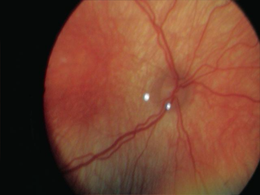
%> input picture lib/Dijkstra_segmentation/frame.png, 260 x 195 px, shrunk from 640 x 480 before the run
$ octave dijkstra_segmentation_script.m   (GNU Octave 9; MATLAB toolbox functions it lacks are replaced by stand-ins)
%> lines starting %> are read from the running program, lines starting %| are printed output that depends on the picture; in (x1, y1, x2, y2) boxes, pixels count from 0 and x2, y2 are one past the last pixel; in counts of white or black regions, pixels touching at a corner belong together; the program's own positions count from 1
### Dijkstra_segmentation/preprocess_frame.m
function [C,H,B] = preprocess_frame(I,opt)
%CODE FOR THE PAPER
%"Exploratory Dijkstra forest based automatic vessel segmentation: applications in video indirect ophthalmoscopy (VIO)",
%R. Estrada, C. Tomasi, M. T. Cabrera, D.K. Wallace, S.F. Freedman, S. Farsiu
%Biomedical Optics Express, 3(2), pp. 327-339. Feb. 2012.
%COPYRIGHT 2012, DUKE UNIVERSITY
%Please contact Rolando Estrada who developed the code under the supervision of Prof. Sina Farsiu and Prof. Carlo Tomasi    if you have questions about the code and dataset.
%restrada@cs.duke.edu
if nargin == 1
    opt = option_defaults;
end
p2 = opt.s1;

P1 = padarray(I,p2);

% Directional local contrast adjustment
C = local_contrast_adjust_green(P1,opt.s1,opt.t1,opt.cf);

% Artificial color removal
C = un_magenta(C,opt.mg1,opt.mg2);

% HSV masking
C2 = imresize(C,0.5);
[H2,B] = remove_retinal_buffer(C2,opt.b,opt.d,opt.r);
H = imresize(H2,2);

C = C((p2(1)+1):(size(C,1)-p2(1)),(p2(2)+1):(size(C,2)-p2(2)),:);
H = H((p2(1)+1):(size(H,1)-p2(1)),(p2(2)+1):(size(H,2)-p2(2)),:);
B = B((p2(1)+1):(size(B,1)-p2(1)),(p2(2)+1):(size(B,2)-p2(2)));

### lib/Dijkstra_segmentation/local_contrast_adjust_green.m
function [L3,M4,M2,L2,L4] = local_contrast_adjust_green(I,s1,t1,f)
%CODE FOR THE PAPER
%"Exploratory Dijkstra forest based automatic vessel segmentation: applications in video indirect ophthalmoscopy (VIO)",
%R. Estrada, C. Tomasi, M. T. Cabrera, D.K. Wallace, S.F. Freedman, S. Farsiu
%Biomedical Optics Express, 3(2), pp. 327-339. Feb. 2012.
%COPYRIGHT 2012, DUKE UNIVERSITY
%Please contact Rolando Estrada who developed the code under the supervision of Prof. Sina Farsiu and Prof. Carlo Tomasi    if you have questions about the code and dataset.
%restrada@cs.duke.edu
if nargin == 1
    s1 = [50,50];
    t1 = 1.15;
    f = 'max';
elseif nargin == 2
    t1 = 1.15;
    f = 'max';
elseif nargin == 3
    f = 'max';
end

if strcmp(f,'max')
    M = medfilt2(I(:,:,2),s1);
    M2 = normalize_image((double(I(:,:,2)) - double(M)),1);
    T = hysthresh_single(M2,t1);
    L2 = uint8(T > 0);
    L2n = uint8(T == 0);
elseif strcmp(f,'min')
    M = medfilt2(I(:,:,2),s1);
    M2 = normalize_image((double(I(:,:,2)) - double(M)),1);
    T = hysthresh_single(M2,t1);
    L2 = I(:,:,2);
    L2(T > 0) = 0;
    L2n = uint8(T == 0);
end

if size(I,3) == 3
    M4 = medfilt2c(I,s1);
else
    M4 = medfilt2(I,s1);
end

L3 = I;
for i = 1:size(L3,3)
    L3(:,:,i) = L2n.*L3(:,:,i);
    M4(:,:,i) = L2.*M4(:,:,i);
    L3(:,:,i) = L3(:,:,i)+M4(:,:,i);
end

L4 = zeros(size(M2));
for i = 1:size(I,1)
    for j = 1:size(I,2)
        if L2(i,j) > 0
            L4(i,j) = M2(i,j);
        end
    end
end

### lib/Dijkstra_segmentation/normalize_image.m
function I = normalize_image(I,k)
%CODE FOR THE PAPER
%"Exploratory Dijkstra forest based automatic vessel segmentation: applications in video indirect ophthalmoscopy (VIO)",
%R. Estrada, C. Tomasi, M. T. Cabrera, D.K. Wallace, S.F. Freedman, S. Farsiu
%Biomedical Optics Express, 3(2), pp. 327-339. Feb. 2012.
%COPYRIGHT 2012, DUKE UNIVERSITY
%Please contact Rolando Estrada who developed the code under the supervision of Prof. Sina Farsiu and Prof. Carlo Tomasi    if you have questions about the code and dataset.
%restrada@cs.duke.edu
if nargin == 1
    k = 255;
end


I = double(I);
I0 = I;
I = I - min(min(I));
if max(max(I)) ~= 0
    I = k*(I./max(max(I)));
else
    I = I0;
end

### lib/Dijkstra_segmentation/median_sans_zeros.m
function m = median_sans_zeros(I)
%CODE FOR THE PAPER
%"Exploratory Dijkstra forest based automatic vessel segmentation: applications in video indirect ophthalmoscopy (VIO)",
%R. Estrada, C. Tomasi, M. T. Cabrera, D.K. Wallace, S.F. Freedman, S. Farsiu
%Biomedical Optics Express, 3(2), pp. 327-339. Feb. 2012.
%COPYRIGHT 2012, DUKE UNIVERSITY
%Please contact Rolando Estrada who developed the code under the supervision of Prof. Sina Farsiu and Prof. Carlo Tomasi    if you have questions about the code and dataset.
%restrada@cs.duke.edu
[i,j,v] = find(I);

if ~isempty(v)
    m = median(v);
else
    m = 0;
end

### lib/Dijkstra_segmentation/hysthresh_single.m
function aboveT1 = hysthresh_single(im, T1)
%CODE FOR THE PAPER
%"Exploratory Dijkstra forest based automatic vessel segmentation: applications in video indirect ophthalmoscopy (VIO)",
%R. Estrada, C. Tomasi, M. T. Cabrera, D.K. Wallace, S.F. Freedman, S. Farsiu
%Biomedical Optics Express, 3(2), pp. 327-339. Feb. 2012.
%COPYRIGHT 2012, DUKE UNIVERSITY
%Please contact Rolando Estrada who developed the code under the supervision of Prof. Sina Farsiu and Prof. Carlo Tomasi    if you have questions about the code and dataset.
%restrada@cs.duke.edu
T1 = median_sans_zeros(im)*T1;
aboveT1 = im > T1;

### lib/Dijkstra_segmentation/medfilt2c.m
function I = medfilt2c(I,n)
%CODE FOR THE PAPER
%"Exploratory Dijkstra forest based automatic vessel segmentation: applications in video indirect ophthalmoscopy (VIO)",
%R. Estrada, C. Tomasi, M. T. Cabrera, D.K. Wallace, S.F. Freedman, S. Farsiu
%Biomedical Optics Express, 3(2), pp. 327-339. Feb. 2012.
%COPYRIGHT 2012, DUKE UNIVERSITY
%Please contact Rolando Estrada who developed the code under the supervision of Prof. Sina Farsiu and Prof. Carlo Tomasi    if you have questions about the code and dataset.
%restrada@cs.duke.edu
if nargin == 1
    n(1) = 3;
    n(2) = 3;
end

for i = 1:size(I,3)
    I(:,:,i) = medfilt2(I(:,:,i),n);
end

### lib/Dijkstra_segmentation/un_magenta.m
function [I,B] = un_magenta(I,hh1,hh2)
%CODE FOR THE PAPER
%"Exploratory Dijkstra forest based automatic vessel segmentation: applications in video indirect ophthalmoscopy (VIO)",
%R. Estrada, C. Tomasi, M. T. Cabrera, D.K. Wallace, S.F. Freedman, S. Farsiu
%Biomedical Optics Express, 3(2), pp. 327-339. Feb. 2012.
%COPYRIGHT 2012, DUKE UNIVERSITY
%Please contact Rolando Estrada who developed the code under the supervision of Prof. Sina Farsiu and Prof. Carlo Tomasi    if you have questions about the code and dataset.
%restrada@cs.duke.edu
if nargin == 1
    hh1 = 0.9;
    hh2 = 0;
end

I = rgb2hsv(I);

B = zeros(size(I,1),size(I,2),'uint8');
for i = 1:size(I,1)
    for j = 1:size(I,2)
        if I(i,j,1) > hh1
            I(i,j,1) = 0;
            B(i,j) = 1;
        elseif I(i,j,1) < hh2
            I(i,j,1) = 0;
            B(i,j) = 1;
        end
    end
end

I = uint8(255*hsv2rgb(I));

### lib/Dijkstra_segmentation/remove_retinal_buffer.m
function [I,B5,B,B2,Ir] = remove_retinal_buffer(I,b,d,r)
%CODE FOR THE PAPER
%"Exploratory Dijkstra forest based automatic vessel segmentation: applications in video indirect ophthalmoscopy (VIO)",
%R. Estrada, C. Tomasi, M. T. Cabrera, D.K. Wallace, S.F. Freedman, S. Farsiu
%Biomedical Optics Express, 3(2), pp. 327-339. Feb. 2012.
%COPYRIGHT 2012, DUKE UNIVERSITY
%Please contact Rolando Estrada who developed the code under the supervision of Prof. Sina Farsiu and Prof. Carlo Tomasi    if you have questions about the code and dataset.
%restrada@cs.duke.edu
if nargin == 1
    b(1) = 0.1;
    b(2) = 0.9;
    b(3) = -1;
    b(4) = 2;
    b(5) = 0.1;
    b(6) = 2;
    d = 1;
    r = 10;
end

Ir = zeros(size(I,1)+(r*2),size(I,2)+(r*2),size(I,3),'uint8');
Ir((r*2+1):size(I,1)+(r*2),(r*2+1):size(I,2)+(r*2),:) = I;
Ir = hue_zero_out(Ir,b(1),b(2),b(3),b(4),b(5),b(6),d);

B = bwperim(Ir(:,:,2) > 0);
B = hue_clean(B);

se = strel('disk',r);
B2 = imdilate(B,se);
B2(B2 > 0) = 1;
B2 = uint8(B2);

B3 = uint8(imfill(B,'holes'));
B3 = uint8(B3 - B2);
B3 = B3((r*2+1):size(I,1)+(r*2),(r*2+1):size(I,2)+(r*2));
B2 = B2((r*2+1):size(I,1)+(r*2),(r*2+1):size(I,2)+(r*2));

B4 = max(max(B2)) - B2;
for i = 1:size(I,3)
    I(:,:,i) = I(:,:,i).*B3;
    I(:,:,i) = I(:,:,i).*B4;
end

B = bwperim(B3);
se3 = strel('disk',2*r);
B5 = imdilate(B,se3);
B5(B5 > 0) = 1;

### lib/Dijkstra_segmentation/hue_zero_out.m
function [I,I2] = hue_zero_out(I,hl,hh,sl,sh,vl,vh,d)
%CODE FOR THE PAPER
%"Exploratory Dijkstra forest based automatic vessel segmentation: applications in video indirect ophthalmoscopy (VIO)",
%R. Estrada, C. Tomasi, M. T. Cabrera, D.K. Wallace, S.F. Freedman, S. Farsiu
%Biomedical Optics Express, 3(2), pp. 327-339. Feb. 2012.
%COPYRIGHT 2012, DUKE UNIVERSITY
%Please contact Rolando Estrada who developed the code under the supervision of Prof. Sina Farsiu and Prof. Carlo Tomasi    if you have questions about the code and dataset.
%restrada@cs.duke.edu
if nargin == 1
    hl = 0.1;
    hh = 0.9;
    sl = 0.25;
    sh = 0.75;
    vl = 0.3;
    vh = 0.9;
    d = 1;
end

I3 = rgb2hsv(I);

I2h = zeros(size(I,1),size(I,2),'uint8');
I2s = zeros(size(I,1),size(I,2),'uint8');
I2v = zeros(size(I,1),size(I,2),'uint8');

if d == 1
    I2h(I3(:,:,1) > hh) = 1;
    I2h(I3(:,:,1) < hl) = 1;
    I2s(I3(:,:,2) > sl) = 1;
    I2s(I3(:,:,2) > sh) = 0;
    I2v(I3(:,:,3) > vl) = 1;
    I2v(I3(:,:,3) > vh) = 0;
    I2 = I2h.*I2s.*I2v;
elseif d == 0
    I2h(I3(:,:,1) > hl) = 1;
    I2h(I3(:,:,1) > hh) = 0;
    I2s(I3(:,:,2) > sl) = 1;
    I2s(I3(:,:,2) > sh) = 0;
    I2v(I3(:,:,3) > vl) = 1;
    I2v(I3(:,:,3) > vh) = 0;
    I2 = I2h.*I2s.*I2v;
end

for i = 1:size(I,3)
    I(:,:,i) = I(:,:,i).*I2;
end


### lib/Dijkstra_segmentation/hue_clean.m
function B = hue_clean(B)
%CODE FOR THE PAPER
%"Exploratory Dijkstra forest based automatic vessel segmentation: applications in video indirect ophthalmoscopy (VIO)",
%R. Estrada, C. Tomasi, M. T. Cabrera, D.K. Wallace, S.F. Freedman, S. Farsiu
%Biomedical Optics Express, 3(2), pp. 327-339. Feb. 2012.
%COPYRIGHT 2012, DUKE UNIVERSITY
%Please contact Rolando Estrada who developed the code under the supervision of Prof. Sina Farsiu and Prof. Carlo Tomasi    if you have questions about the code and dataset.
%restrada@cs.duke.edu
L = bwlabel(B);
p = regionprops(L,'Area');

m = p(1).Area;
mx = 1;
for i = 1:length(p)
    if p(i).Area > m
        mx = i;
        m = p(i).Area;
    end
end

B(L ~= mx) = 0;

### lib/Dijkstra_segmentation/filter_image.m
function G = filter_image(I,opt)
%CODE FOR THE PAPER
%"Exploratory Dijkstra forest based automatic vessel segmentation: applications in video indirect ophthalmoscopy (VIO)",
%R. Estrada, C. Tomasi, M. T. Cabrera, D.K. Wallace, S.F. Freedman, S. Farsiu
%Biomedical Optics Express, 3(2), pp. 327-339. Feb. 2012.
%COPYRIGHT 2012, DUKE UNIVERSITY
%Please contact Rolando Estrada who developed the code under the supervision of Prof. Carlo Tomasi and Prof. Sina Farsiu if you have questions about the code and dataset.
%restrada@cs.duke.edu
if nargin == 1
    opt = option_defaults;
end
p2 = opt.s1;
s = opt.s;
w = opt.w;
p = opt.p;

if length(p2) == 1
    p2 = [p2,p2];
end

P1 = padarray(I,p2);
[P1,B] = border_extend(P1,s,w,p);
B3 = uint8(imfill(B,'holes'));
B4 = uint8(imerode(B3,strel('disk',2)));
L = log_filter(P1,opt);
L(B4 == 0) = max(max(L));
L = normalize_image(L,1);

opt.bankScale = 0.5;
G_5 = gabor_filter(L,opt);
G_5 = normalize_image(G_5,1);

opt2 = opt; opt2.bankScale = 0.75;
G_7 = gabor_filter(L,opt2);
G_7 = normalize_image(G_7,1);
G = normalize_image(G_5.*G_7,1);
G = G((p2(1)+1):(size(G,1)-p2(1)),(p2(2)+1):(size(G,2)-p2(2)));

### lib/Dijkstra_segmentation/border_extend.m
function [I2,B0,E] = border_extend(I,s,w,p)
%CODE FOR THE PAPER
%"Exploratory Dijkstra forest based automatic vessel segmentation: applications in video indirect ophthalmoscopy (VIO)",
%R. Estrada, C. Tomasi, M. T. Cabrera, D.K. Wallace, S.F. Freedman, S. Farsiu
%Biomedical Optics Express, 3(2), pp. 327-339. Feb. 2012.
%COPYRIGHT 2012, DUKE UNIVERSITY
%Please contact Rolando Estrada who developed the code under the supervision of Prof. Sina Farsiu and Prof. Carlo Tomasi    if you have questions about the code and dataset.
%restrada@cs.duke.edu
if nargin == 1
    s = 10;
    w = 1;
    p = 5;
end

I0 = zeros(size(I,1),size(I,2),'uint8');
for i = 1:size(I,3)
    I0 = max(I0,I(:,:,i));
end
B = bwperim(I0 > 0);
B = hue_clean(B); B0 = B;
B = uint8(B);
se = strel('disk',1);
se2 = strel('disk',p);
B3 = uint8(imdilate(B,se2));
B4 = uint8(imfill(B3,'holes'));
B4 = B4 - B3; B4(B4 < 0) = 0;
B = bwperim(B4);
I2 = I;
E = B;
for i = 1:s
    [fi,fj] = find(E);
    for j = 1:length(fi)
        M = I2(max(1,fi(j)-w):min(size(I,1),fi(j)+w),max(1,fj(j)-w):min(size(I,2),fj(j)+w),:);
        for k = 1:size(M,3)
            m = median_sans_zeros(M(:,:,k));
            I2(fi(j),fj(j),k) = m;
        end
    end
    B2 = uint8(imfill(E,'holes'));
    B3 = uint8(imdilate(E,se));
    E = B3 - B2;
end


### lib/Dijkstra_segmentation/dijkstra_seg_defaults.m
function opt = dijkstra_seg_defaults
%CODE FOR THE PAPER
%"Exploratory Dijkstra forest based automatic vessel segmentation: applications in video indirect ophthalmoscopy (VIO)",
%R. Estrada, C. Tomasi, M. T. Cabrera, D.K. Wallace, S.F. Freedman, S. Farsiu
%Biomedical Optics Express, 3(2), pp. 327-339. Feb. 2012.
%COPYRIGHT 2012, DUKE UNIVERSITY
%Please contact Rolando Estrada who developed the code under the supervision of Prof. Carlo Tomasi and Prof. Sina Farsiu if you have questions about the code and dataset.
%restrada@cs.duke.edu
opt.k = 20;
opt.k2 = 5;
opt.k3 = 3;
opt.sx = 20;
opt.sy = 20;
opt.sx2 = 10;
opt.sy2 = 10;
opt.c = 1.5;
opt.t = 0.6;
opt.t2 = 10000;
opt.t3 = 1e9;
opt.t4 = 8000;
opt.t5 = 1e7;
opt.t6 = 1e10;
opt.t8 = 0.8;
opt.t9 = 0.4;
opt.t10 = 0.95;
opt.t11 = 0.4;
opt.t12 = 0;
opt.a = 20;
opt.w = 1;
opt.q = 0.75;
opt.d = 5;
opt.br1 = 100;
opt.br2 = 100;
opt.s2 = [10,10];
opt.prt = 0.2;
opt.bkt = 0;
opt.exp_thr = 0.00005;
opt.flt_thr = 0.7;

### lib/Dijkstra_segmentation/option_defaults.m
function opt = option_defaults
%CODE FOR THE PAPER
%"Exploratory Dijkstra forest based automatic vessel segmentation: applications in video indirect ophthalmoscopy (VIO)",
%R. Estrada, C. Tomasi, M. T. Cabrera, D.K. Wallace, S.F. Freedman, S. Farsiu
%Biomedical Optics Express, 3(2), pp. 327-339. Feb. 2012.
%COPYRIGHT 2012, DUKE UNIVERSITY
%Please contact Rolando Estrada who developed the code under the supervision of Prof. Sina Farsiu and Prof. Carlo Tomasi    if you have questions about the code and dataset.
%restrada@cs.duke.edu
opt.sig = 0.3;
opt.k = 0.5;
opt.s1 = [50,50];
opt.t1 = 1.15;
opt.cf = 'max';
opt.mg1 = 0.7;
opt.mg2 = 0;
opt.sh1 = 0.25;
opt.sh2 = 0;
opt.sigmaMax = 0.51;
opt.sigmaMin = 0.11;
opt.sigmaStepSize = 0.1;
opt.kernelSize = 26;
opt.orientations = 10;
opt.gaborSigmaX = 10;
opt.gaborSigmaY = 10;
opt.frequency = 0.05;
opt.gaborKernelSize = 60;
opt.bankScale = 0.5;
opt.b(1) = 0.1;
opt.b(2) = 0.9;
opt.b(3) = -1;
opt.b(4) = 2;
opt.b(5) = 0.1;
opt.b(6) = 2;
opt.d = 1;
opt.r = 7;
opt.ks = 0.95;
opt.divSig = 1;
opt.s = 30;
opt.w = 1;
opt.p = 1;

### lib/Dijkstra_segmentation/dijkstra_segmentation_script.m

% Dijkstra segmentation script
%
% Sample segmentation of a VIO frame.
%
%CODE FOR THE PAPER
%"Exploratory Dijkstra forest based automatic vessel segmentation: applications in video indirect ophthalmoscopy (VIO)",
%R. Estrada, C. Tomasi, M. T. Cabrera, D.K. Wallace, S.F. Freedman, S. Farsiu
%Biomedical Optics Express, 3(2), pp. 327-339. Feb. 2012.
%COPYRIGHT 2012, DUKE UNIVERSITY
%Please contact Rolando Estrada who developed the code under the supervision of Prof. Carlo Tomasi and Prof. Sina Farsiu if you have questions about the code and dataset.
%restrada@cs.duke.edu
clear all
close all

opt = option_defaults;
opt_d = dijkstra_seg_defaults;

disp(' ');
disp('Reading image...');
I_f = imread('frame.png');
%> I_f is the input picture: size 195x260x3 uint8; mean R, G, B 117.1, 67.1, 47.4
K_f = imread('frame_mask.png');
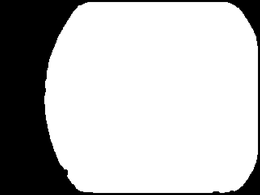
%> input picture lib/Dijkstra_segmentation/frame_mask.png, 260 x 195 px, shrunk from 640 x 480 before the run
%> K_f is the input picture: size 195x260 uint8; min 0, max 255, mean 189.7
K_f = K_f./max(max(K_f));
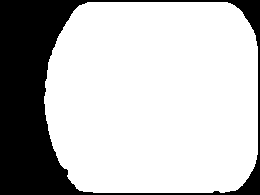
%> K_f: size 195x260 uint8; values 0 (black) and 1 (white), 74.4% white; 1 black region, box (x1, y1, x2, y2) and area: (0, 0, 260, 195) 12970
disp('Read image.');

disp(' ');
disp('Pre-processing image...');
I_f2 = preprocess_frame(I_f,opt);
%> in normalize_image, `I = double(I);`:
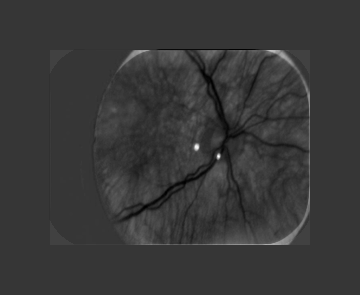
%> I: size 295x360 double; min -45, max 165, mean 1.5; drawn with min black and max white
%> in median_sans_zeros, `[i,j,v] = find(I);`: i = 106197 values from 1 to 295; j = 106197 values from 1 to 360; v = 106197 values from 0.00476 to 1
%> in median_sans_zeros, `m = median(v);`: m = 0.214
%> in hysthresh_single, `T1 = median_sans_zeros(im)*T1;`: T1 = 0.246
%> in hysthresh_single, `aboveT1 = im > T1;`: aboveT1: size 295x360 logical; 14.3% white; 154 white regions (120 under 20 px), largest, box (x1, y1, x2, y2) and area: (115, 50, 310, 245) 6057, (115, 50, 206, 109) 1728, (176, 100, 215, 175) 1103
%> after the loop in local_contrast_adjust_green, `for i = 1:size(L3,3)`:
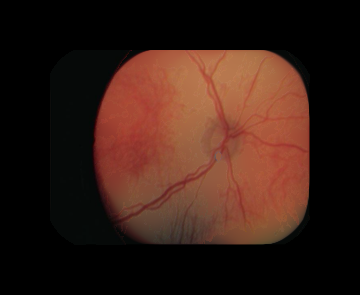
%> L3: size 295x360x3 uint8; mean R, G, B 54.2, 29.7, 21.3
%> after the loop in local_contrast_adjust_green, `for i = 1:size(I,1)`:
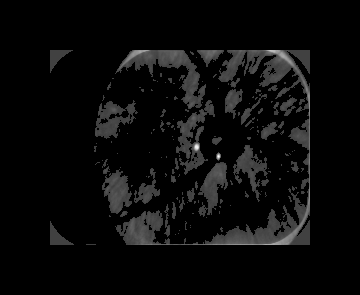
%> L4: size 295x360 double; min 0, max 1, mean 0.0418
%> in un_magenta, `I = rgb2hsv(I);`: I: size 295x360x3 double; mean H, S, V 0.0651, 0.258, 0.214
%> after the loop in un_magenta, `for i = 1:size(I,1)`: B: size 295x360 uint8; values 0 (black) and 1 (white), 0.63% white; 45 white regions (38 under 20 px), largest, box (x1, y1, x2, y2) and area: (91, 145, 113, 217) 342, (164, 242, 205, 245) 47, (114, 53, 139, 72) 44
%> after the loop in un_magenta, `for i = 1:size(I,1)`: I: size 295x360x3 double; mean H, S, V 0.059, 0.258, 0.214
%> in hue_zero_out, `I3 = rgb2hsv(I);`: I3: size 162x194x3 double; mean H, S, V 0.0509, 0.221, 0.181
%> in hue_zero_out, `I2h(I3(:,:,1) > hh) = 1;`: I2h: size 162x194 uint8; values 0 (black) and 1 (white), 0.03% white in thin lines or dots, all inside (x1, y1, x2, y2) = (60, 52, 70, 121)
%> in hue_zero_out, `I2h(I3(:,:,1) < hl) = 1;`:
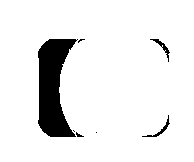
%> I2h: size 162x194 uint8; values 0 (black) and 1 (white), 91.5% white; 7 black regions (4 under 20 px), largest, box (x1, y1, x2, y2) and area: (38, 39, 78, 137) 2454, (150, 39, 170, 62) 89, (142, 115, 170, 137) 89
%> in hue_zero_out, `I2s(I3(:,:,2) > sl) = 1;`: I2s: size 162x194 uint8; every value is 1
%> in hue_zero_out, `I2v(I3(:,:,3) > vl) = 1;`: I2v: size 162x194 uint8; values 0 (black) and 1 (white), 30.9% white; 2 white regions (1 under 20 px), largest, box (x1, y1, x2, y2) and area: (60, 39, 169, 137) 9722
%> in hue_zero_out, `I2 = I2h.*I2s.*I2v;`: I2: size 162x194 uint8; values 0 (black) and 1 (white), 30.9% white; 2 white regions (1 under 20 px), largest, box (x1, y1, x2, y2) and area: (60, 39, 169, 137) 9707
%> after the loop in hue_zero_out, `for i = 1:size(I,3)`: I: size 162x194x3 uint8; mean H, S, V 45.3, 24.4, 17.3
%> in remove_retinal_buffer, `B = bwperim(Ir(:,:,2) > 0);`: B: size 162x194 logical; 1.1% white in thin lines or dots, all inside (x1, y1, x2, y2) = (60, 39, 169, 137)
%> in hue_clean, `L = bwlabel(B);`: L: size 162x194 double; 4 distinct labels, from 0 to 3
%> in hue_clean, `p = regionprops(L,'Area');`: p = 3 regions; Area: 340, 4, 3
%> in hue_clean, `m = p(1).Area;`: m = 340
%> the loop in hue_clean, `for i = 1:length(p)` made 3 passes
%> after the loop in hue_clean, `for i = 1:length(p)`: mx = 1
%> in remove_retinal_buffer, `B2 = imdilate(B,se);`: B2: size 162x194 logical; 15.1% white; 1 white region, box (x1, y1, x2, y2) and area: (54, 33, 175, 143) 4744
%> in remove_retinal_buffer, `B3 = uint8(imfill(B,'holes'));`: B3: size 162x194 uint8; values 0 (black) and 1 (white), 30.9% white; 1 white region, box (x1, y1, x2, y2) and area: (60, 39, 169, 137) 9708
%> in remove_retinal_buffer, `B3 = uint8(B3 - B2);`: B3: size 162x194 uint8; values 0 (black) and 1 (white), 23.3% white; 1 white region, box (x1, y1, x2, y2) and area: (67, 46, 162, 130) 7310
%> in remove_retinal_buffer, `B3 = B3((r*2+1):size(I,1)+(r*2),(r*2+1):size(I,2)+(r*2));`: B3: size 148x180 uint8; values 0 (black) and 1 (white), 27.4% white; 1 white region, box (x1, y1, x2, y2) and area: (53, 32, 148, 116) 7310
%> in remove_retinal_buffer, `B2 = B2((r*2+1):size(I,1)+(r*2),(r*2+1):size(I,2)+(r*2));`: B2: size 148x180 uint8; values 0 (black) and 1 (white), 17.8% white; 1 white region, box (x1, y1, x2, y2) and area: (40, 19, 161, 129) 4744
%> in remove_retinal_buffer, `B = bwperim(B3);`: B: size 148x180 logical; 1.1% white in thin lines or dots, all inside (x1, y1, x2, y2) = (53, 32, 148, 116)
%> in remove_retinal_buffer, `B5 = imdilate(B,se3);`: B5: size 148x180 logical; 31.8% white; 1 white region, box (x1, y1, x2, y2) and area: (40, 19, 161, 129) 8479
%> in preprocess_frame, `B = B((p2(1)+1):(size(B,1)-p2(1)),(p2(2)+1):(size(B,2)-p2(2)));`: B: size 48x80 logical; 24.5% white; 1 white region, box (x1, y1, x2, y2) and area: (0, 0, 24, 48) 941
I_c = I_f2.*repmat(K_f,[1,1,3]);
disp('Pre-processed image.');

disp(' ');
disp('Filtering image...');
G_f = filter_image(I_c,opt);
%> in border_extend, `B = bwperim(I0 > 0);`:
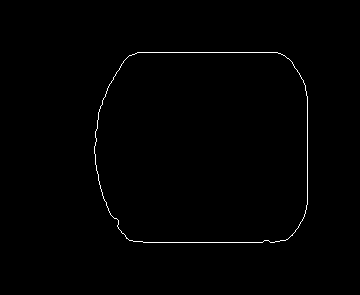
%> B: size 295x360 logical; 0.65% white in thin lines or dots, all inside (x1, y1, x2, y2) = (94, 52, 308, 243)
%> in hue_clean (call 2), `p = regionprops(L,'Area');`: p = 1 region; Area: 688
%> the loop in hue_clean (call 2), `for i = 1:length(p)` made 1 pass
%> (the run ends here)
